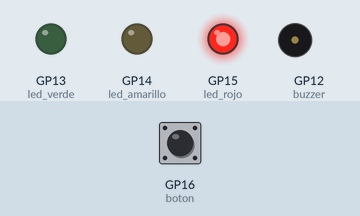
This program was run on a simulated Raspberry Pi Pico running MicroPython. Parts: output pins drawn as LEDs (lit = HIGH), buzzer (waves = sounding, pin HIGH). Inputs (shaded band) come from the test bench; at power-on: GP16 (boton) LOW. Threads take turns every 2 ms.

Above: at 1.2 s.
1.3 s: GP16 (boton) pulled HIGH for 0.15 s
At 6.2 s:
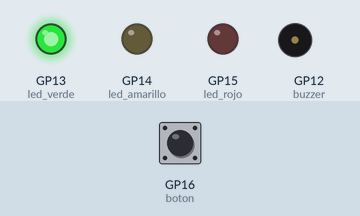
At 11.2 s:
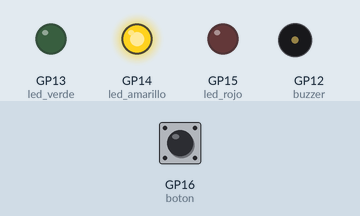
Timing chart, 0 to 23.3 s (numbered marks = the images above; inputs shaded):
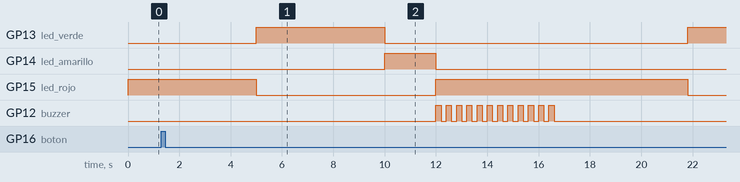

The program:

Sistema_de_trafico.py
```python
#Definimos librerias
from machine import Pin
import time
#Esta librería nos ayuda a utilizar los 2 nucleos de la Pi Pico
import _thread
#Declaramos los 4 pines que vamos utilizar como salidas
#Un pin por cada color del semaforo y otro para el buzzer
led_rojo = Pin(15, Pin.OUT)
led_amarillo = Pin(14, Pin.OUT)
led_verde = Pin(13, Pin.OUT)
buzzer = Pin(12, Pin.OUT)
#Declaramos nuestro pin de entrada
boton = Pin(16, Pin.IN, Pin.PULL_DOWN)
#Declaramos los valores inicales de cada salida
#En este caso se inicia en 0 para evitar que se inicien todos encendidos
led_rojo.value(0)
led_amarillo.value(0)
led_verde.value(0)
buzzer.value(0)
#Declaramos una variable global para que se ejecute en ambos nucleos
global boton_on
#valor inicial de variable global
boton_on = False
#Función que se ejecutará en el segundo hilo
def activacion_boton_thread():
    #Declaramos la variaable global para modificarla
    global boton_on
    #Ciclo infinito
    while True:
        # Si se presiona el boton, boton_on se marca como verdadero
        if boton.value() == 1:
            boton_on = True
#Instrucción que declara que la función anterior se ejecutará en el segundo hilo de la Pi Pico
_thread.start_new_thread(activacion_boton_thread, ())
#Ciclo infinito
while True:
    #Como solo queremos leer el valor de la variable no se vuelve a declarar
    if boton_on == True:
        #Si el botón esta activado se ejecuta el sistema peatonal
        led_rojo.value(1)
        #Alarma auditiva
        for i in range(0, 12):
            buzzer.value(1)
            time.sleep(0.2)
            buzzer.value(0)
            time.sleep(0.2)
        #Modificamos la variable global para darle un valor falso
        global boton_on
        boton_on = False
        #Cuando se presione el botón nuevamente  regresará el boton a Verdadero

    #Ciclo que ejecuta los colores del semaforo
    led_rojo.value(1)
    time.sleep(5)

    led_rojo.value(0)
    led_amarillo.value(0)
    led_verde.value(1)
    time.sleep(5)

    led_verde.value(0)
    led_amarillo.value(1)
    time.sleep(2)
    led_amarillo.value(0)
```

Measured:
- after the input at 1.3 s, GP14 (led_amarillo): goes on until 12.0 s, then stays LOW; GP12 (buzzer): alternates HIGH for 0.20 s and LOW for 0.20 s, 24 changes in all, then stays LOW, starting after 10.7 s
